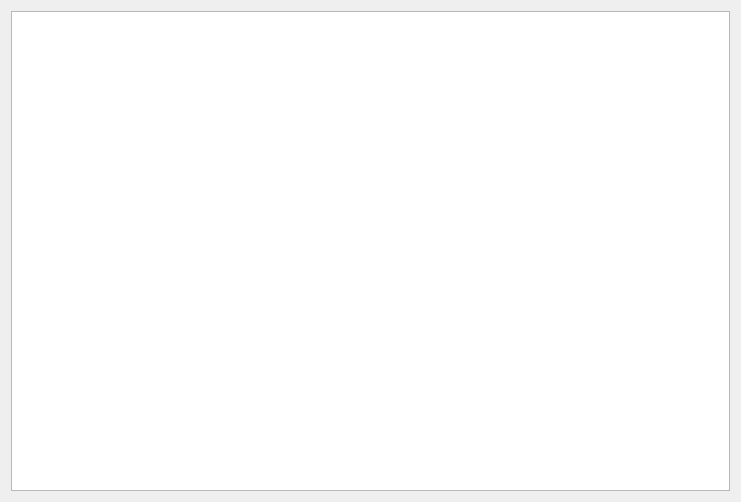
<?xml version="1.0" encoding="UTF-8"?>
<ui version="4.0">
 <class>StaffTable</class>
 <widget class="QDialog" name="StaffTable">
  <property name="geometry">
   <rect>
    <x>0</x>
    <y>0</y>
    <width>741</width>
    <height>502</height>
   </rect>
  </property>
  <property name="windowTitle">
   <string>Dialog</string>
  </property>
  <property name="windowIcon">
   <iconset resource="images.qrc">
    <normaloff>:/images/autoService-logo.png</normaloff>:/images/autoService-logo.png</iconset>
  </property>
  <layout class="QGridLayout" name="gridLayout">
   <item row="0" column="0">
    <widget class="QTableView" name="tableView"/>
   </item>
  </layout>
 </widget>
 <resources>
  <include location="images.qrc"/>
 </resources>
 <connections/>
</ui>
